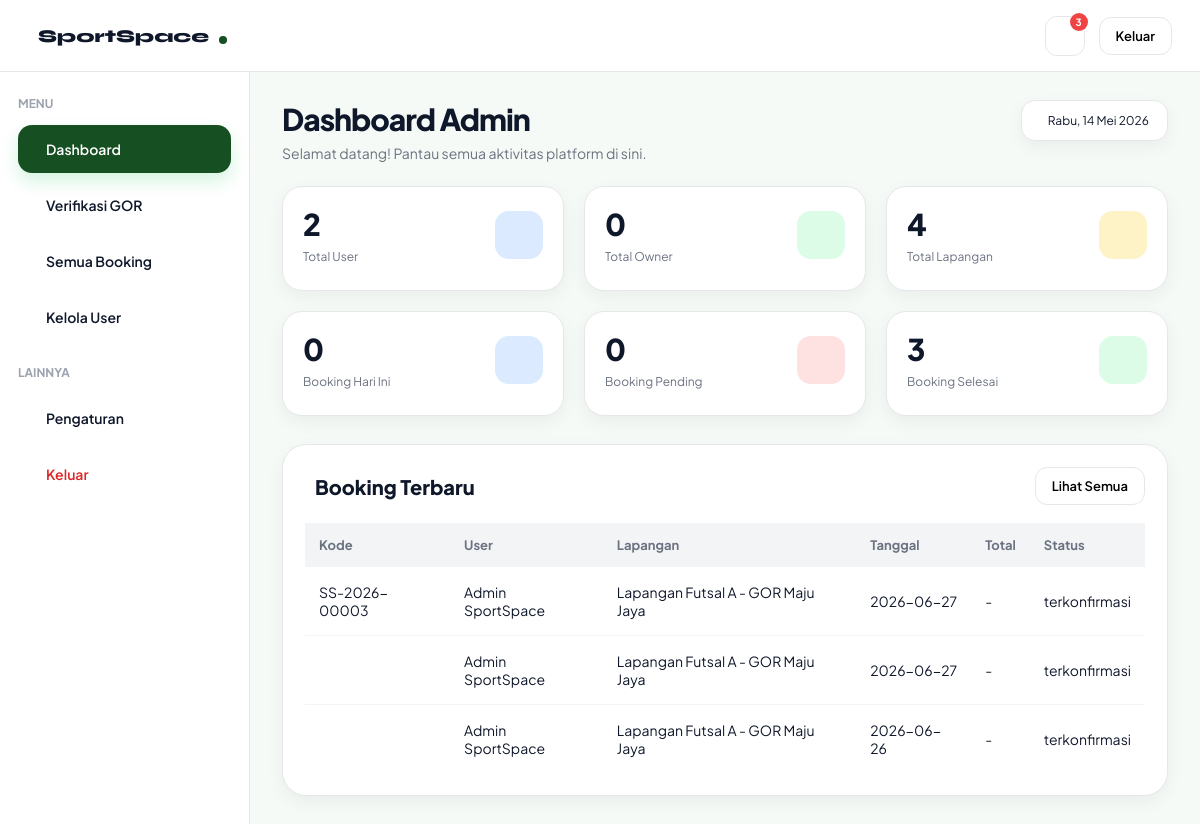
/dashboard-admin.php, run on an earlier commit of the app's database.
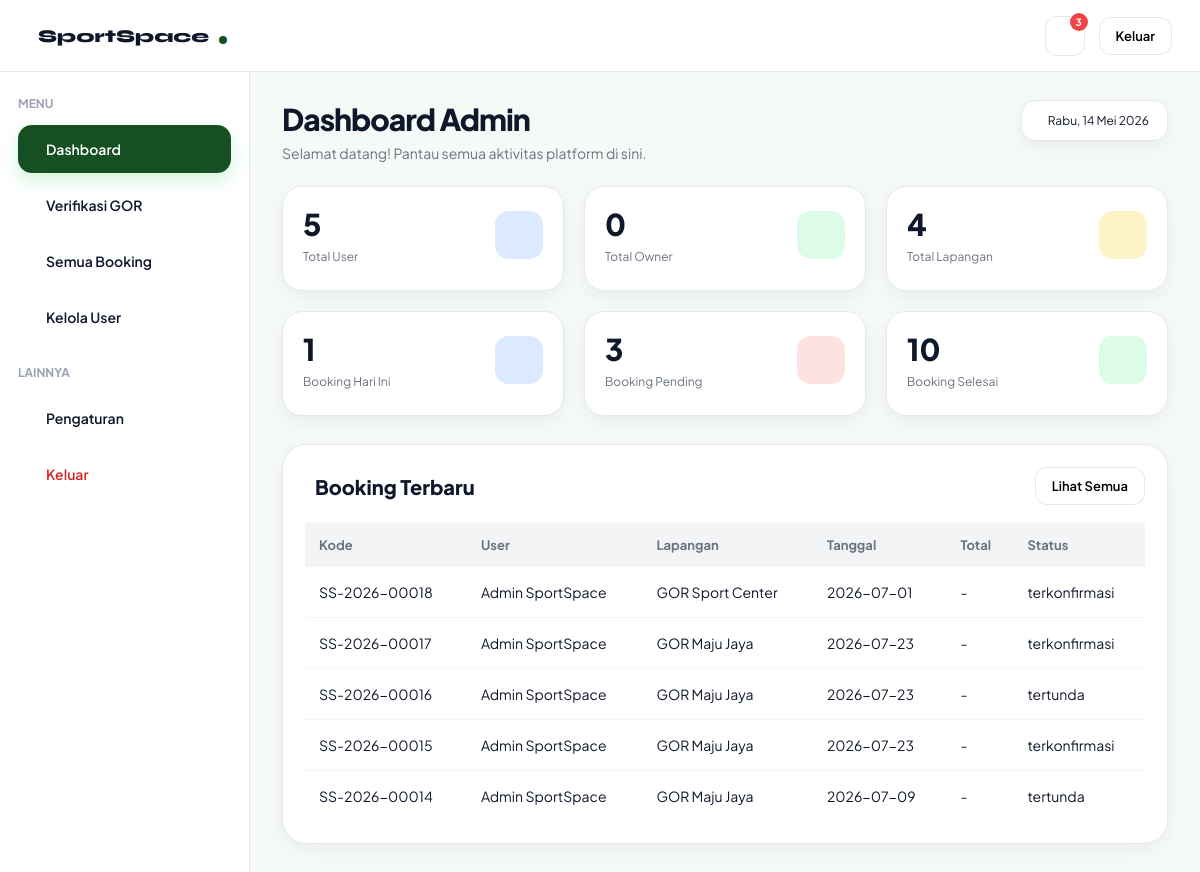
And on a later commit of the database.
### tables this page shows
CREATE TABLE `booking` (
  `booking_id` int(11) NOT NULL,
  `user_id` int(11) NOT NULL,
  `field_id` int(11) NOT NULL,
  `tanggal` date NOT NULL,
  `jam_mulai` time NOT NULL,
  `jam_selesai` time NOT NULL,
  `status` enum('tertunda','terkonfirmasi','dibatalkan','selesai') NOT NULL DEFAULT 'tertunda',
  `created_at` timestamp NOT NULL DEFAULT current_timestamp(),
  `booking_code` varchar(20) DEFAULT NULL
);

CREATE TABLE `users` (
  `user_id` int(11) NOT NULL,
  `nama` varchar(50) NOT NULL,
  `email` varchar(100) NOT NULL,
  `password` varchar(255) NOT NULL,
  `role` enum('user','admin') NOT NULL DEFAULT 'user',
  `created_at` timestamp NOT NULL DEFAULT current_timestamp()
);

CREATE TABLE `fields` (
  `field_id` int(11) NOT NULL,
  `owner_id` int(11) DEFAULT NULL,
  `nama_lapangan` varchar(100) NOT NULL,
  `jenis` varchar(50) NOT NULL,
  `harga` decimal(10,2) NOT NULL,
  `status` enum('tersedia','penuh') NOT NULL DEFAULT 'tersedia',
  `lokasi` varchar(255) DEFAULT NULL,
  `gambar` varchar(255) DEFAULT NULL,
  `deskripsi` text DEFAULT NULL,
  `owner_name` varchar(100) DEFAULT NULL,
  `owner_phone` varchar(20) DEFAULT NULL,
  `owner_address` varchar(255) DEFAULT NULL,
  `jam_operasional` varchar(50) DEFAULT NULL,
  `kapasitas` int(11) DEFAULT NULL,
  `jenis_lantai` varchar(50) DEFAULT NULL,
  `fasilitas` text DEFAULT NULL,
  `maps_link` text DEFAULT NULL,
  `google_maps_url` text DEFAULT NULL,
  `verifikasi` enum('pending','diterima','ditolak') DEFAULT 'pending',
  `durasi_slot` int(11) DEFAULT 1,
  `hari_libur` text DEFAULT NULL,
  `aktif` enum('aktif','nonaktif') NOT NULL
);

### get-admin-dashboard.php (called while the page is built, shortened)
<?php
include "config.php";
$result = mysqli_query($conn, "
SELECT COUNT(*) AS total
FROM users
");
$totalUser = mysqli_fetch_assoc($result)['total'];
$result = mysqli_query($conn, "
SELECT COUNT(*) AS total
FROM fields
");
$totalLapangan = mysqli_fetch_assoc($result)['total'];
$result = mysqli_query($conn, "
SELECT COUNT(*) AS total
FROM booking
WHERE status='tertunda'
");
$totalPending = mysqli_fetch_assoc($result)['total'];
$result = mysqli_query($conn,"
SELECT COUNT(*) AS total
FROM users
WHERE role='owner'
");
$totalOwner = mysqli_fetch_assoc($result)['total'];
$result = mysqli_query($conn,"
SELECT COUNT(*) AS total
FROM booking
WHERE tanggal = CURDATE()
");
$totalBookingHariIni = mysqli_fetch_assoc($result)['total'];
$result = mysqli_query($conn,"
SELECT COUNT(*) AS total
FROM booking
WHERE status='terkonfirmasi'
");
$totalBookingSelesai = mysqli_fetch_assoc($result)['total'];

### get-booking-terbaru.php (called while the page is built)
<?php
include "config.php";
$queryBookingTerbaru = mysqli_query(
    $conn,
    "
    SELECT
        booking.booking_code,
        users.nama,
        fields.nama_lapangan,
        booking.tanggal,
        booking.status
    FROM booking
    JOIN users
    ON booking.user_id = users.user_id
    JOIN fields
    ON booking.field_id = fields.field_id
    ORDER BY booking.booking_id DESC
    LIMIT 5
    "
);

### dashboard-admin.php (the view, shortened to what this page needs)
<?php
include "get-admin-dashboard.php";
include "get-booking-terbaru.php";
?>
<!DOCTYPE html>
<html lang="id">
<head>
  <link rel="stylesheet" href="admin.css">
  <link rel="stylesheet" href="https://cdn.jsdelivr.net/npm/@tabler/icons-webfont@3.31.0/dist/tabler-icons.min.css">
</head>
<body>
   <nav class="navbar">
    <a href="index.php"class="navbar-brand"> <i class="ti ti-bowling"></i>
      <span>SportSpace</span>
      <div class="dot"></div>
    </a>
    <div class="navbar-actions">
      <div class="notif-container">
        <div class="notif" onclick="toggleNotif()"> <i class="ti ti-bell"></i>
          <div class="notif-badge" id="notifBadge"> 3 </div>
        </div>
    </div>
    <a href="login.html">
      <button class="btn btn-outline btn-sm"> <i class="ti ti-logout"> </i> Keluar </button>
    </a>
  </div>
</nav>
 <div class="dashboard-layout">
   <aside class="sidebar">
    <div>
      <div class="sidebar-section"> MENU </div>
      <div class="sidebar-menu">
        <div class="sidebar-item active" onclick="showSection('dashboard', this)"> <i class="ti ti-home"></i>
          <span>Dashboard</span>
        </div>
        <div class="sidebar-item" onclick="showSection('venue', this)"> <i class="ti ti-building"></i>
          <span>Verifikasi GOR</span>
        </div>
        <div class="sidebar-item" onclick="showSection('booking', this)"> <i class="ti ti-calendar-event"></i>
          <span>Semua Booking</span>
        </div>
        <div class="sidebar-item" onclick="showSection('user', this)"> <i class="ti ti-users"></i>
          <span>Kelola User</span>
        </div>
      </div>
      <div class="sidebar-section extra"> LAINNYA </div>
      <div class="sidebar-menu">
        <div class="sidebar-item" onclick="showSection('setting', this)"> <i class="ti ti-settings"></i>
          <span>Pengaturan</span>
        </div>
        <a href="login.html" class="logout-link">
          <div class="sidebar-item logout">
            <span>Keluar</span>
          </div>
        </a>
      </div>
    </div>
  </aside>
   <main class="dashboard-content">
     <section id="section-dashboard">
      <div class="top-header">
        <div>
          <h1 class="page-title"> Dashboard Admin </h1>
          <p class="page-sub"> Selamat datang! Pantau semua aktivitas platform di sini. </p>
        </div>
        <div class="date-card"> <i class="ti ti-calendar"> </i> Rabu, 14 Mei 2026 </div>
      </div>
<div class="stats-grid">
    <div class="stat-card">
        <div class="stat-top">
            <div>
                <div class="stat-value"><?= $totalUser ?></div>
                <div class="stat-label">Total User</div>
            </div>
            <div class="stat-icon blue-bg">
            </div>
        </div>
    </div>
    <div class="stat-card">
        <div class="stat-top">
            <div>
                <div class="stat-value"><?= $totalOwner ?></div>
                <div class="stat-label">Total Owner</div>
            </div>
            <div class="stat-icon green-bg">
            </div>
        </div>
    </div>
    <div class="stat-card">
        <div class="stat-top">
            <div>
                <div class="stat-value"><?= $totalLapangan ?></div>
                <div class="stat-label">Total Lapangan</div>
            </div>
            <div class="stat-icon amber-bg">
            </div>
        </div>
    </div>
    <div class="stat-card">
        <div class="stat-top">
            <div>
                <div class="stat-value"><?= $totalBookingHariIni ?></div>
                <div class="stat-label">Booking Hari Ini</div>
            </div>
            <div class="stat-icon blue-bg">
            </div>
        </div>
    </div>
    <div class="stat-card">
        <div class="stat-top">
            <div>
                <div class="stat-value"><?= $totalPending ?></div>
                <div class="stat-label">Booking Pending</div>
            </div>
            <div class="stat-icon red-bg">
            </div>
        </div>
    </div>
    <div class="stat-card">
        <div class="stat-top">
            <div>
                <div class="stat-value"><?= $totalBookingSelesai ?></div>
                <div class="stat-label">Booking Selesai</div>
            </div>
            <div class="stat-icon green-bg">
            </div>
        </div>
    </div>
</div>
       <div class="card">
        <div class="card-header">
          <div class="card-title"> <i class="ti ti-file-invoice"> </i> Booking Terbaru </div>
          <button class="btn btn-outline btn-sm" onclick="openBookingSection()"> Lihat Semua </button>
        </div>
        <div class="table-wrapper">
          <table class="table">
            <thead>
              <tr>
                <th>Kode</th>
                <th>User</th>
                <th>Lapangan</th>
                <th>Tanggal</th>
                <th>Total</th>
                <th>Status</th>
              </tr>
            </thead>
            <tbody>
              <?php while($row = mysqli_fetch_assoc($queryBookingTerbaru)) : ?>
                <tr>
                  <td>
                    <?= $row['booking_code']; ?>
                  </td>
                  <td>
                    <?= $row['nama']; ?>
                  </td>
                  <td>
                    <?= $row['nama_lapangan']; ?>
                  </td>
                  <td>
                    <?= $row['tanggal']; ?>
                  </td>
                  <td>
                    -
                  </td>
                  <td>
                    <?= $row['status']; ?>
                  </td>
                </tr>
<?php endwhile; ?>
            </tbody>
            </table>
          </div>
        </div>
      </section>
      </main>
    </div>
    </body>
    </html>

What changed in the data, as far as the page shows it:
no longer on this page (row unchanged): booking: booking_code "SS-2026-00003", user.nama "Admin SportSpace", field.nama_lapangan "Lapangan Futsal A - GOR Maju Jaya", tanggal "2026-06-27", status "terkonfirmasi"
no longer on this page (row edited): booking: user.nama "Admin SportSpace", field.nama_lapangan "Lapangan Futsal A - GOR Maju Jaya", tanggal "2026-06-27", status "terkonfirmasi"
no longer on this page (row edited): booking: user.nama "Admin SportSpace", field.nama_lapangan "Lapangan Futsal A - GOR Maju Jaya", tanggal "2026-06-26", status "terkonfirmasi"
added booking: booking_code "SS-2026-00018", user.nama "Admin SportSpace", field.nama_lapangan "GOR Sport Center", tanggal "2026-07-01", status "terkonfirmasi"
added booking: booking_code "SS-2026-00017", user.nama "Admin SportSpace", field.nama_lapangan "GOR Maju Jaya", tanggal "2026-07-23", status "terkonfirmasi"
added booking: booking_code "SS-2026-00016", user.nama "Admin SportSpace", field.nama_lapangan "GOR Maju Jaya", tanggal "2026-07-23", status "tertunda"
added booking: booking_code "SS-2026-00015", user.nama "Admin SportSpace", field.nama_lapangan "GOR Maju Jaya", tanggal "2026-07-23", status "terkonfirmasi"
added booking: booking_code "SS-2026-00014", user.nama "Admin SportSpace", field.nama_lapangan "GOR Maju Jaya", tanggal "2026-07-09", status "tertunda"
Also different on the page:
$totalUser: "2" → "5"
$totalBookingHariIni: "0" → "1"
$totalPending: "0" → "3"
$totalBookingSelesai: "3" → "10"
